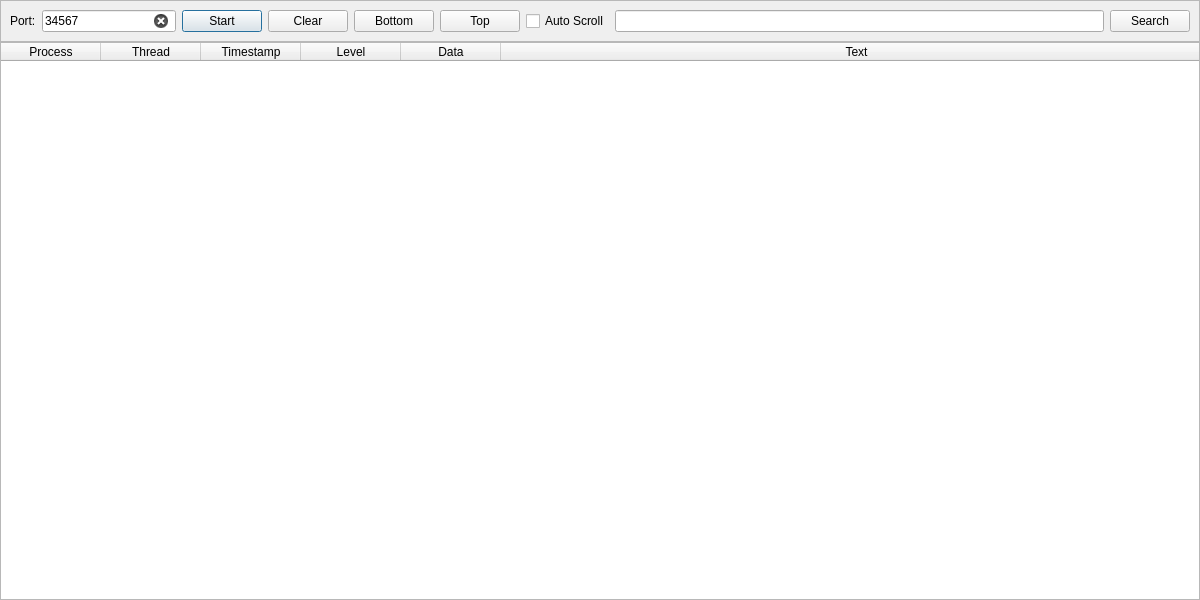
<?xml version="1.0" encoding="UTF-8"?>
<ui version="4.0">
 <class>MainWnd</class>
 <widget class="QDialog" name="MainWnd">
  <property name="geometry">
   <rect>
    <x>0</x>
    <y>0</y>
    <width>1200</width>
    <height>600</height>
   </rect>
  </property>
  <property name="windowTitle">
   <string>Log</string>
  </property>
  <layout class="QVBoxLayout" name="verticalLayout">
   <property name="spacing">
    <number>0</number>
   </property>
   <property name="leftMargin">
    <number>0</number>
   </property>
   <property name="topMargin">
    <number>0</number>
   </property>
   <property name="rightMargin">
    <number>0</number>
   </property>
   <property name="bottomMargin">
    <number>0</number>
   </property>
   <item>
    <widget class="QFrame" name="tools">
     <property name="frameShape">
      <enum>QFrame::StyledPanel</enum>
     </property>
     <property name="frameShadow">
      <enum>QFrame::Raised</enum>
     </property>
     <layout class="QHBoxLayout" name="horizontalLayout">
      <item>
       <widget class="QLabel" name="label">
        <property name="text">
         <string>Port:</string>
        </property>
       </widget>
      </item>
      <item>
       <widget class="QLineEdit" name="port">
        <property name="sizePolicy">
         <sizepolicy hsizetype="Fixed" vsizetype="Fixed">
          <horstretch>0</horstretch>
          <verstretch>0</verstretch>
         </sizepolicy>
        </property>
        <property name="inputMask">
         <string>00000</string>
        </property>
        <property name="text">
         <string notr="true">34567</string>
        </property>
        <property name="maxLength">
         <number>5</number>
        </property>
        <property name="clearButtonEnabled">
         <bool>true</bool>
        </property>
       </widget>
      </item>
      <item>
       <widget class="QPushButton" name="onOff">
        <property name="text">
         <string>Start</string>
        </property>
        <property name="checkable">
         <bool>true</bool>
        </property>
       </widget>
      </item>
      <item>
       <widget class="QPushButton" name="clear">
        <property name="text">
         <string>Clear</string>
        </property>
       </widget>
      </item>
      <item>
       <widget class="QPushButton" name="bottom">
        <property name="text">
         <string>Bottom</string>
        </property>
       </widget>
      </item>
      <item>
       <widget class="QPushButton" name="top">
        <property name="text">
         <string>Top</string>
        </property>
       </widget>
      </item>
      <item>
       <widget class="QCheckBox" name="scroll">
        <property name="text">
         <string>Auto Scroll</string>
        </property>
       </widget>
      </item>
      <item>
       <widget class="QLineEdit" name="filter">
        <property name="clearButtonEnabled">
         <bool>true</bool>
        </property>
       </widget>
      </item>
      <item>
       <widget class="QPushButton" name="find">
        <property name="text">
         <string>Search</string>
        </property>
       </widget>
      </item>
     </layout>
    </widget>
   </item>
   <item>
    <widget class="QTableWidget" name="table">
     <property name="frameShadow">
      <enum>QFrame::Plain</enum>
     </property>
     <property name="editTriggers">
      <set>QAbstractItemView::NoEditTriggers</set>
     </property>
     <attribute name="horizontalHeaderStretchLastSection">
      <bool>true</bool>
     </attribute>
     <column>
      <property name="text">
       <string>Process</string>
      </property>
     </column>
     <column>
      <property name="text">
       <string>Thread</string>
      </property>
     </column>
     <column>
      <property name="text">
       <string>Timestamp</string>
      </property>
     </column>
     <column>
      <property name="text">
       <string>Level</string>
      </property>
     </column>
     <column>
      <property name="text">
       <string>Data</string>
      </property>
     </column>
     <column>
      <property name="text">
       <string>    Text</string>
      </property>
     </column>
    </widget>
   </item>
  </layout>
 </widget>
 <resources/>
 <connections/>
</ui>
